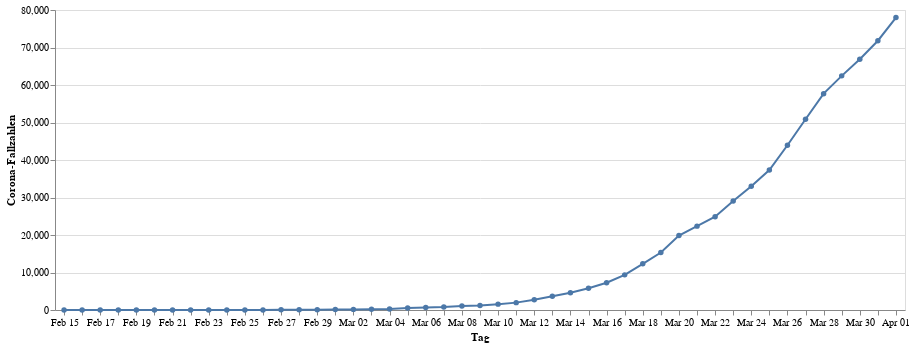

This figure's notebook cell:
### Code cell
infections = alt.Chart(data).mark_line(point=True).encode(
    alt.X("monthdate(day):O", title="Tag"),
    alt.Y("cases:Q", title="Corona-Fallzahlen"))
infections.properties(width=850, height=300)

### Figure 1 — Vega-Lite specification as saved in the notebook (floating-point values rounded to 4 significant figures)
{"config": {"view": {"continuousWidth": 400, "continuousHeight": 300}}, "data": {"name": "data-3c7c8a8d83f9b0d2f4dce63e9ba1bebf"}, "mark": {"type": "line", "point": true}, "encoding": {"x": {"type": "ordinal", "field": "day", "timeUnit": "monthdate", "title": "Tag"}, "y": {"type": "quantitative", "field": "cases", "title": "Corona-Fallzahlen"}}, "height": 300, "width": 850, "$schema": "https://vega.github.io/schema/vega-lite/v4.0.2.json", "datasets": {"data-3c7c8a8d83f9b0d2f4dce63e9ba1bebf": [{"day": "2020-02-15T00:00:00", "cases": 16}, {"day": "2020-02-16T00:00:00", "cases": 16}, {"day": "2020-02-17T00:00:00", "cases": 16}, {"day": "2020-02-18T00:00:00", "cases": 16}, {"day": "2020-02-19T00:00:00", "cases": 16}, {"day": "2020-02-20T00:00:00", "cases": 16}, {"day": "2020-02-21T00:00:00", "cases": 16}, {"day": "2020-02-22T00:00:00", "cases": 16}, {"day": "2020-02-23T00:00:00", "cases": 16}, {"day": "2020-02-24T00:00:00", "cases": 16}, {"day": "2020-02-25T00:00:00", "cases": 18}, {"day": "2020-02-26T00:00:00", "cases": 26}, {"day": "2020-02-27T00:00:00", "cases": 48}, {"day": "2020-02-28T00:00:00", "cases": 74}, {"day": "2020-02-29T00:00:00", "cases": 79}, {"day": "2020-03-01T00:00:00", "cases": 130}, {"day": "2020-03-02T00:00:00", "cases": 165}, {"day": "2020-03-03T00:00:00", "cases": 203}, {"day": "2020-03-04T00:00:00", "cases": 262}, {"day": "2020-03-05T00:00:00", "cases": 545}, {"day": "2020-03-06T00:00:00", "cases": 670}, {"day": "2020-03-07T00:00:00", "cases": 800}, {"day": "2020-03-08T00:00:00", "cases": 1040}, {"day": "2020-03-09T00:00:00", "cases": 1224}, {"day": "2020-03-10T00:00:00", "cases": 1565}, {"day": "2020-03-11T00:00:00", "cases": 1966}, {"day": "2020-03-12T00:00:00", "cases": 2745}, {"day": "2020-03-13T00:00:00", "cases": 3675}, {"day": "2020-03-14T00:00:00", "cases": 4599}, {"day": "2020-03-15T00:00:00", "cases": 5813}, {"day": "2020-03-16T00:00:00", "cases": 7272}, {"day": "2020-03-17T00:00:00", "cases": 9367}, {"day": "2020-03-18T00:00:00", "cases": 12327}, {"day": "2020-03-19T00:00:00", "cases": 15320}, {"day": "2020-03-20T00:00:00", "cases": 19848}, {"day": "2020-03-21T00:00:00", "cases": 22364}, {"day": "2020-03-22T00:00:00", "cases": 24873}, {"day": "2020-03-23T00:00:00", "cases": 29056}, {"day": "2020-03-24T00:00:00", "cases": 32991}, {"day": "2020-03-25T00:00:00", "cases": 37323}, {"day": "2020-03-26T00:00:00", "cases": 43938}, {"day": "2020-03-27T00:00:00", "cases": 50871}, {"day": "2020-03-28T00:00:00", "cases": 57695}, {"day": "2020-03-29T00:00:00", "cases": 62435}, {"day": "2020-03-30T00:00:00", "cases": 66885}, {"day": "2020-03-31T00:00:00", "cases": 71808}, {"day": "2020-04-01T00:00:00", "cases": 77981}]}}
